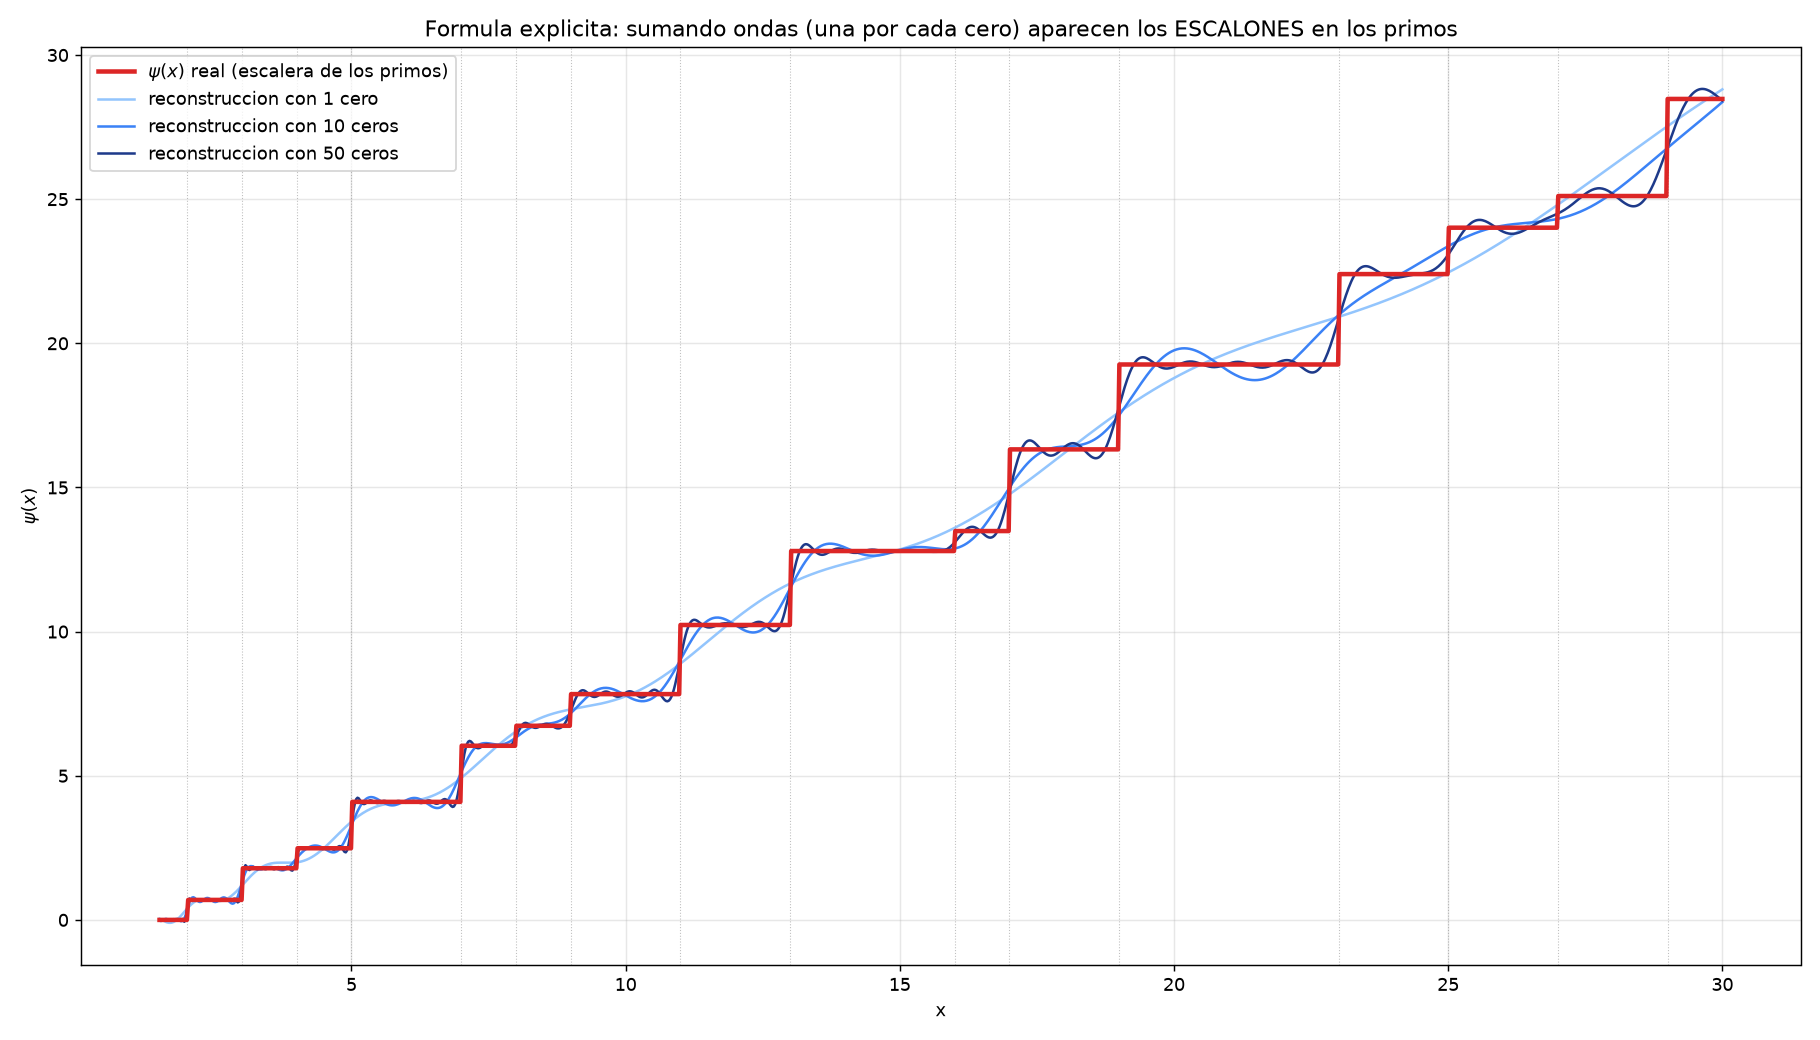

This chart was generated by the following Python code:
"""
La formula explicita de Riemann: los ceros RECONSTRUYEN a los primos.

Funcion escalon de Chebyshev  psi(x) = suma de ln(p) sobre potencias de primo p^k <= x.
Salta en 2, 3, 4=2^2, 5, 7, 8=2^3, 9=3^2, 11, ...  El salto es ln(p).

Formula explicita (Riemann - von Mangoldt):
    psi(x) = x - sum_rho x^rho/rho - ln(2pi) - (1/2)ln(1 - x^-2)

Usando N ceros rho = 1/2 +- i*gamma, la suma de ondas se acerca cada vez
mas a la escalera de los primos. Con pocos ceros: onda suave. Con muchos:
aparecen los escalones EXACTAMENTE en los primos.
"""
import math
import mpmath as mp
import matplotlib.pyplot as plt

mp.mp.dps = 30

X_MAX = 30.0
NPTS = 1200
xs = [1.5 + (X_MAX - 1.5) * k / NPTS for k in range(NPTS + 1)]

# --- escalera real psi(x) ---
def psi_real(x):
    total = 0.0
    p = 2
    # potencias de primos <= x
    for n in range(2, int(x) + 1):
        # es n una potencia de primo? hallar factor primo
        m = n
        f = 2
        primo = None
        while f * f <= m:
            if m % f == 0:
                primo = f
                while m % f == 0:
                    m //= f
                break
            f += 1
        if primo is None:
            primo = m  # n es primo
            m = 1
        if m == 1:  # n = primo^k  -> es potencia de primo
            total += math.log(primo)
    return total

psi_vals = [psi_real(x) for x in xs]

# --- aproximacion por N ceros ---
def psi_aprox(x, gammas):
    # x - sum_rho x^rho/rho - ln(2pi) - 0.5 ln(1 - x^-2)
    s = mp.mpf(x)
    for g in gammas:
        rho = mp.mpc(0.5, g)
        s -= (mp.power(x, rho) / rho)
        rho_c = mp.mpc(0.5, -g)
        s -= (mp.power(x, rho_c) / rho_c)
    s -= mp.log(2 * mp.pi)
    s -= 0.5 * mp.log(1 - mp.power(x, -2))
    return float(s.real)

# primeros ceros
NUM_CEROS = 50
gammas = [float(mp.zetazero(n).imag) for n in range(1, NUM_CEROS + 1)]

conjuntos = [
    (1,  "#93c5fd", "1 cero"),
    (10, "#3b82f6", "10 ceros"),
    (50, "#1e3a8a", "50 ceros"),
]

fig, ax = plt.subplots(figsize=(14, 8))

# escalera real
ax.plot(xs, psi_vals, color="#dc2626", linewidth=2.5, label=r"$\psi(x)$ real (escalera de los primos)", zorder=5)

# aproximaciones
for n, color, etiqueta in conjuntos:
    gs = gammas[:n]
    aprox = [psi_aprox(x, gs) for x in xs]
    ax.plot(xs, aprox, color=color, linewidth=1.4, label=f"reconstruccion con {etiqueta}")

# marcar los primos y potencias de primo con lineas verticales
saltos = [2, 3, 4, 5, 7, 8, 9, 11, 13, 16, 17, 19, 23, 25, 27, 29]
for s in saltos:
    if s <= X_MAX:
        ax.axvline(s, color="gray", linewidth=0.6, linestyle=":", alpha=0.5)

ax.set_title("Formula explicita: sumando ondas (una por cada cero) aparecen los ESCALONES en los primos")
ax.set_xlabel("x")
ax.set_ylabel(r"$\psi(x)$")
ax.grid(True, alpha=0.3)
ax.legend(loc="upper left")

plt.tight_layout()
plt.savefig("formula_explicita.png", dpi=130)
print("Guardado: formula_explicita.png")
print("Escalones en potencias de primo:", saltos)
